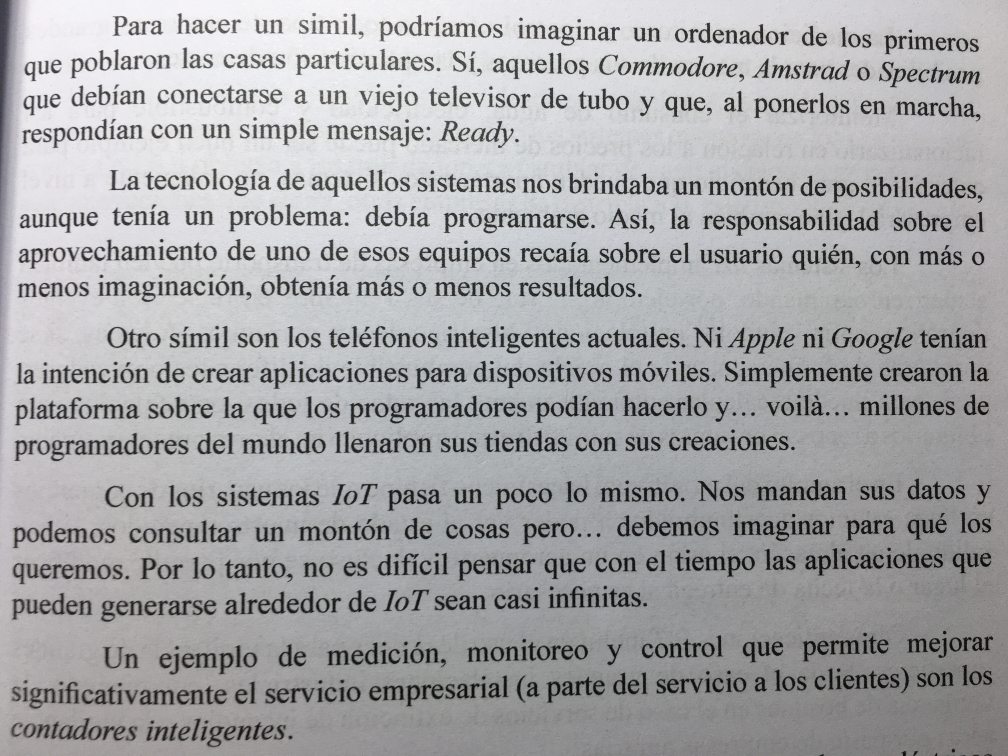
#> input picture data/OCR_test.png, 4032 x 3024 px (shown at 1/4 size)
$ python Tesseract_OCR.py
#> lines starting #> are read from the running program, lines starting #| are printed output that depends on the picture; after the words box and inside, x2 and y2 are one past the last pixel; in counts of white or black regions, pixels touching at a corner belong together
import cv2
import pytesseract
pytesseract.pytesseract.tesseract_cmd = \
    "C:/Program Files (x86)/Tesseract-OCR/tesseract.exe"

imatge = cv2.imread("data/OCR_test.png")
#> imatge is the input picture: shape (3024, 4032, 3); mean B, G, R 167.2, 165.6, 165.3
alçada,amplada,_ = imatge.shape
#> alçada = 3024; amplada = 4032
r = min(800/alçada,1)
#> r = 0.265
imatge = cv2.resize(imatge, (round(amplada * r), round(alçada * r)))
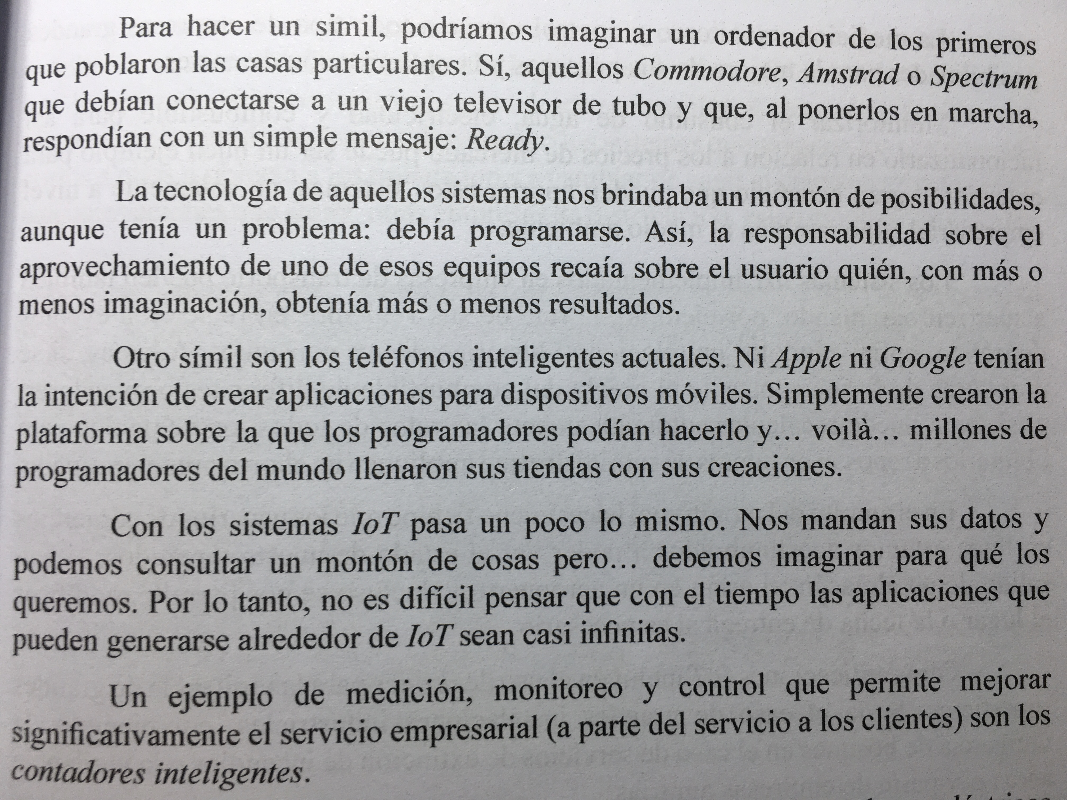
#> imatge: shape (800, 1067, 3); mean B, G, R 167, 165.5, 165.2
cv2.imshow("Original", imatge)
escala_de_grisos = cv2.cvtColor(imatge, cv2.COLOR_BGR2GRAY)
cv2.imshow("Escala de grisos", escala_de_grisos)
gaussian = cv2.adaptiveThreshold(escala_de_grisos,255,cv2.ADAPTIVE_THRESH_GAUSSIAN_C,
            cv2.THRESH_BINARY,111,20)
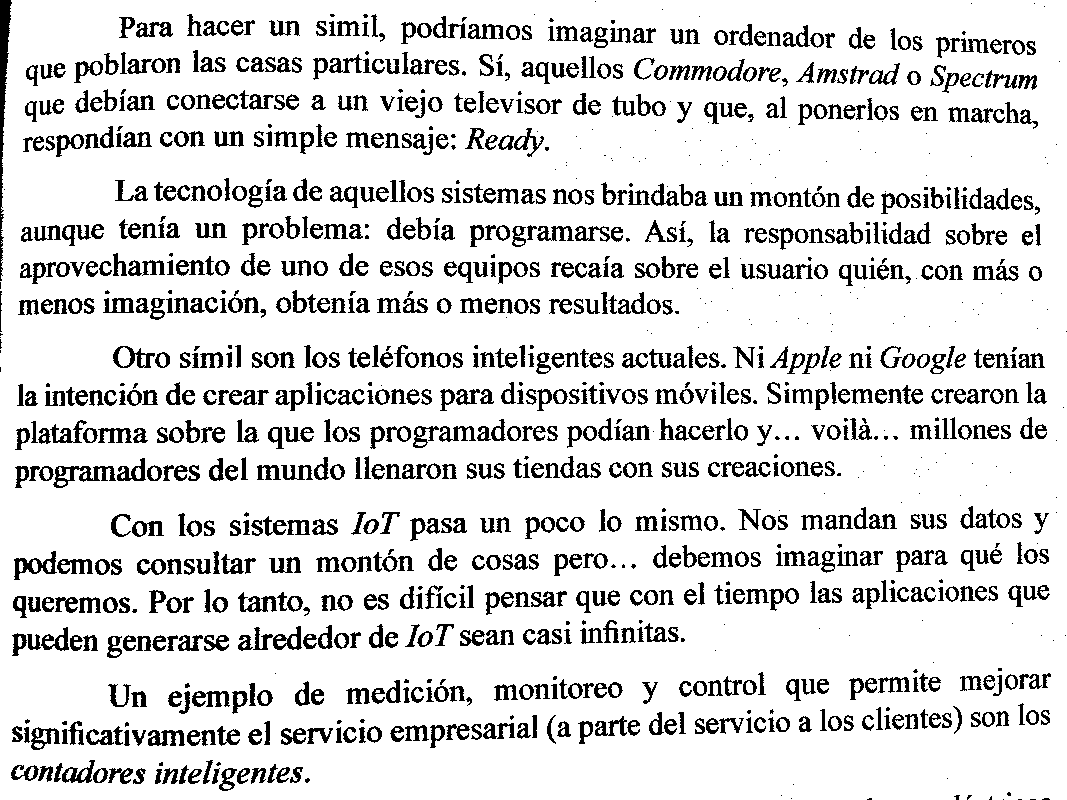
#> gaussian: shape (800, 1067); 86.1% white; 1275 black regions (282 under 20 px), largest, box (x1, y1, x2, y2) and area: (0, 0, 12, 281) 1295, (53, 466, 116, 488) 577, (14, 551, 57, 580) 447
cv2.imshow("Gaussian", gaussian)

#> (the run stopped early here; a loop or call above may not have finished)
